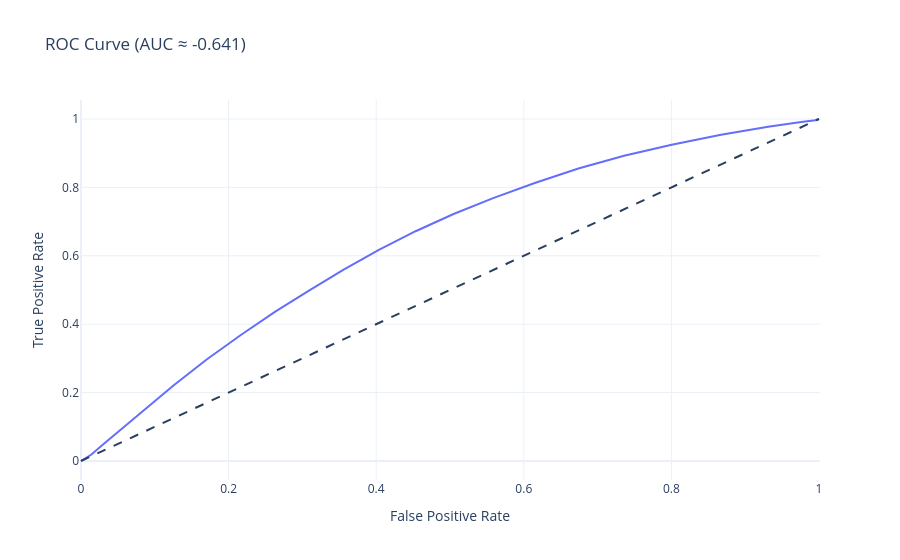
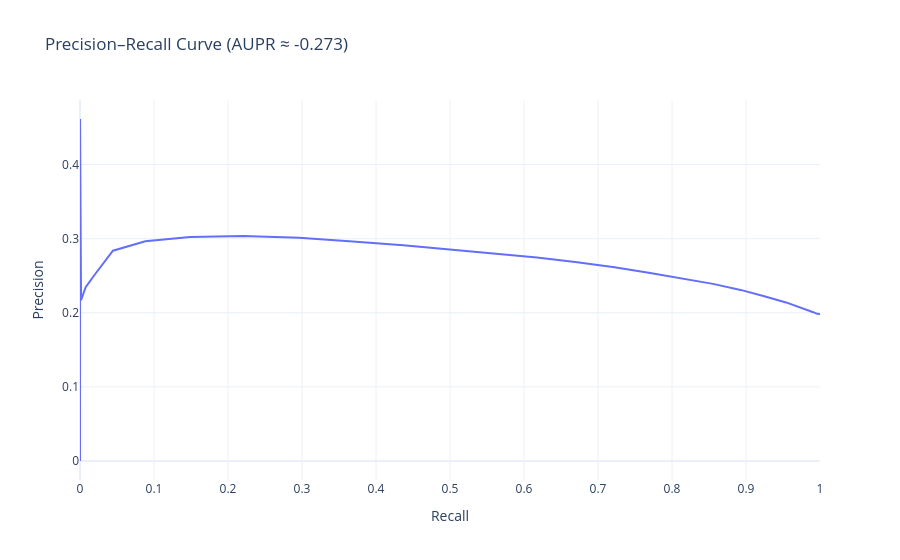

Write notebook code for charts like these, in order.
### Code cell
# ----- ROC & PR curves (version-agnostic; no vector_to_array or metrics.roc() needed) -----
from pyspark.sql import functions as F
from pyspark.sql.types import DoubleType
import plotly.express as px

# 1) Extract P(delay=1) safely from 'probability' VectorUDT
prob1_udf = F.udf(lambda v: float(v[1]) if v is not None else 0.0, DoubleType())
pred_scores = (
    pred_clf
      .withColumn("score", prob1_udf(F.col("probability")))   # P(IsDelayed=1)
      .select("score", F.col("IsDelayed").cast("double").alias("label"))
      .cache()
)

# 2) Create a grid of thresholds (0.00..1.00 with step 0.02)
thresholds = [round(i/100, 2) for i in range(0, 101, 2)]
thr_df = spark.createDataFrame([(float(t),) for t in thresholds], ["thr"])

# 3) Cross-join to evaluate all thresholds at once
joined = pred_scores.crossJoin(thr_df).withColumn(
    "pred", F.when(F.col("score") >= F.col("thr"), F.lit(1.0)).otherwise(F.lit(0.0))
)

# 4) Aggregate confusion-matrix pieces per threshold
cm = joined.groupBy("thr").agg(
    F.sum(F.when((F.col("pred")==1) & (F.col("label")==1), 1).otherwise(0)).alias("TP"),
    F.sum(F.when((F.col("pred")==1) & (F.col("label")==0), 1).otherwise(0)).alias("FP"),
    F.sum(F.when((F.col("pred")==0) & (F.col("label")==1), 1).otherwise(0)).alias("FN"),
    F.sum(F.when((F.col("pred")==0) & (F.col("label")==0), 1).otherwise(0)).alias("TN")
)

# 5) Compute ROC & PR points
eps = F.lit(1e-9)
curves = cm.select(
    "thr",
    (F.col("TP") / (F.col("TP")+F.col("FN")+eps)).alias("TPR"),               # recall
    (F.col("FP") / (F.col("FP")+F.col("TN")+eps)).alias("FPR"),
    (F.col("TP") / (F.col("TP")+F.col("FP")+eps)).alias("Precision"),
    (F.col("TP") / (F.col("TP")+F.col("FN")+eps)).alias("Recall")
).orderBy("thr")

roc_pdf = curves.select("FPR","TPR").toPandas()
pr_pdf  = curves.select("Recall","Precision").toPandas()

# 6) Approximate AUCs via trapezoidal rule (for the slide subtitle)
import numpy as np
def trapz_auc(x, y):
    # assumes x is sorted
    return np.trapz(y, x)

auc_roc  = trapz_auc(roc_pdf["FPR"].values, roc_pdf["TPR"].values)
aupr_val = trapz_auc(pr_pdf["Recall"].values, pr_pdf["Precision"].values)

print(f"ROC-AUC (approx): {auc_roc:.3f}")
print(f"PR-AUC  (approx): {aupr_val:.3f}")

# 7) Plot ROC
fig_roc = px.line(roc_pdf, x="FPR", y="TPR", title=f"ROC Curve (AUC ≈ {auc_roc:.3f})")
fig_roc.add_shape(type="line", x0=0, x1=1, y0=0, y1=1, line=dict(dash="dash"))
fig_roc.update_layout(xaxis_title="False Positive Rate", yaxis_title="True Positive Rate", template="plotly_white")
fig_roc.show()

# 8) Plot PR
fig_pr = px.line(pr_pdf, x="Recall", y="Precision", title=f"Precision–Recall Curve (AUPR ≈ {aupr_val:.3f})")
fig_pr.update_layout(xaxis_title="Recall", yaxis_title="Precision", template="plotly_white")
fig_pr.show()

### Figure 1 — Plotly figure (JSON) as saved in the notebook; plotly's stock layout.template omitted (floating-point values rounded to 4 significant figures)
{"data": [{"hovertemplate": "FPR=%{x}<br>TPR=%{y}<extra></extra>", "legendgroup": "", "line": {"color": "#636efa", "dash": "solid"}, "marker": {"symbol": "circle"}, "mode": "lines", "name": "", "orientation": "v", "showlegend": false, "type": "scatter", "x": [1.0, 1.0, 1.0, 1.0, 1.0, 1.0, 1.0, 1.0, 1.0, 1.0, 1.0, 0.9994, 0.9985, 0.9979, 0.9949, 0.9759, 0.931, 0.8672, 0.8004, 0.7359, 0.6739, 0.6148, 0.5584, 0.5049, 0.4534, 0.4036, 0.3559, 0.3094, 0.2632, 0.2166, 0.1698, 0.1253, 0.08495, 0.05181, 0.0278, 0.01412, 0.006183, 0.001264, 2.556e-05, 0.0, 0.0, 0.0, 0.0, 0.0, 0.0, 0.0, 0.0, 0.0, 0.0, 0.0, 0.0], "xaxis": "x", "y": [1.0, 1.0, 1.0, 1.0, 1.0, 1.0, 1.0, 1.0, 1.0, 1.0, 1.0, 0.9994, 0.9981, 0.9973, 0.9963, 0.9909, 0.9771, 0.9541, 0.9247, 0.8927, 0.8554, 0.8129, 0.7685, 0.7222, 0.6718, 0.6174, 0.5596, 0.4987, 0.4369, 0.3685, 0.2961, 0.2206, 0.1488, 0.08827, 0.04452, 0.01905, 0.007658, 0.001417, 8.853e-05, 0.0, 0.0, 0.0, 0.0, 0.0, 0.0, 0.0, 0.0, 0.0, 0.0, 0.0, 0.0], "yaxis": "y"}], "layout": {"legend": {"tracegroupgap": 0}, "shapes": [{"line": {"dash": "dash"}, "type": "line", "x0": 0, "x1": 1, "y0": 0, "y1": 1}], "title": {"text": "ROC Curve (AUC ≈ -0.641)"}, "xaxis": {"anchor": "y", "domain": [0, 1], "title": {"text": "False Positive Rate"}}, "yaxis": {"anchor": "x", "domain": [0, 1], "title": {"text": "True Positive Rate"}}}}

### Figure 2 — Plotly figure (JSON) as saved in the notebook; plotly's stock layout.template omitted (floating-point values rounded to 4 significant figures)
{"data": [{"hovertemplate": "Recall=%{x}<br>Precision=%{y}<extra></extra>", "legendgroup": "", "line": {"color": "#636efa", "dash": "solid"}, "marker": {"symbol": "circle"}, "mode": "lines", "name": "", "orientation": "v", "showlegend": false, "type": "scatter", "x": [1.0, 1.0, 1.0, 1.0, 1.0, 1.0, 1.0, 1.0, 1.0, 1.0, 1.0, 0.9994, 0.9981, 0.9973, 0.9963, 0.9909, 0.9771, 0.9541, 0.9247, 0.8927, 0.8554, 0.8129, 0.7685, 0.7222, 0.6718, 0.6174, 0.5596, 0.4987, 0.4369, 0.3685, 0.2961, 0.2206, 0.1488, 0.08827, 0.04452, 0.01905, 0.007658, 0.001417, 8.853e-05, 0.0, 0.0, 0.0, 0.0, 0.0, 0.0, 0.0, 0.0, 0.0, 0.0, 0.0, 0.0], "xaxis": "x", "y": [0.1984, 0.1984, 0.1984, 0.1984, 0.1984, 0.1984, 0.1984, 0.1984, 0.1984, 0.1984, 0.1984, 0.1984, 0.1983, 0.1983, 0.1986, 0.2008, 0.2062, 0.214, 0.2223, 0.2309, 0.239, 0.2465, 0.2541, 0.2615, 0.2683, 0.2746, 0.2801, 0.2851, 0.2912, 0.2963, 0.3014, 0.3035, 0.3023, 0.2966, 0.2838, 0.2503, 0.2346, 0.2172, 0.4615, 0.0, 0.0, 0.0, 0.0, 0.0, 0.0, 0.0, 0.0, 0.0, 0.0, 0.0, 0.0], "yaxis": "y"}], "layout": {"legend": {"tracegroupgap": 0}, "title": {"text": "Precision–Recall Curve (AUPR ≈ -0.273)"}, "xaxis": {"anchor": "y", "domain": [0, 1], "title": {"text": "Recall"}}, "yaxis": {"anchor": "x", "domain": [0, 1], "title": {"text": "Precision"}}}}
